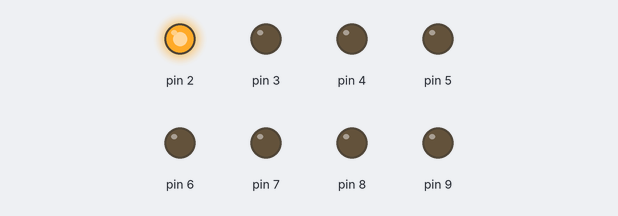
Recording of a sketch running on a simulated Arduino Uno, built with avr-gcc and run on an emulated ATmega328P. Shown: output pins drawn as LEDs (lit = HIGH).

Above: at 0.15 s.
At 0.75 s:
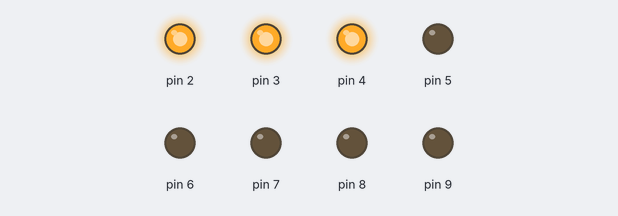
At 1.35 s:
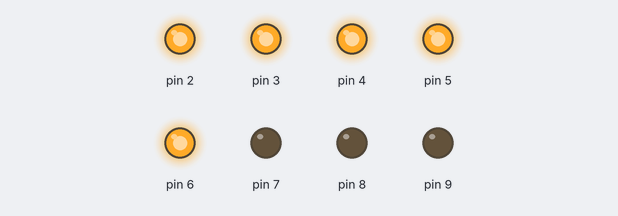
At 2.85 s:
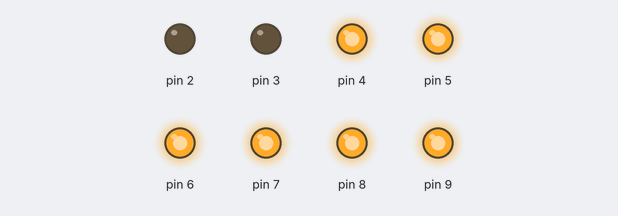
At 4.35 s:
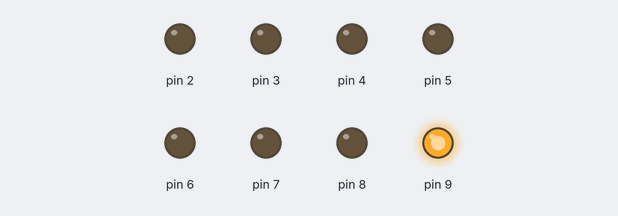
At 5.85 s:
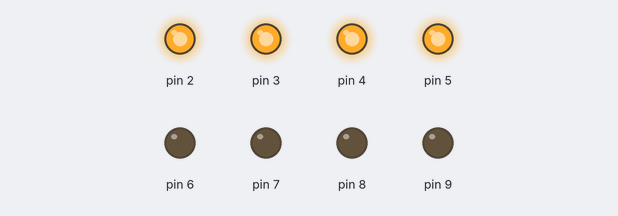
Timing chart, 0 to 6.2 s (numbered marks = the images above):
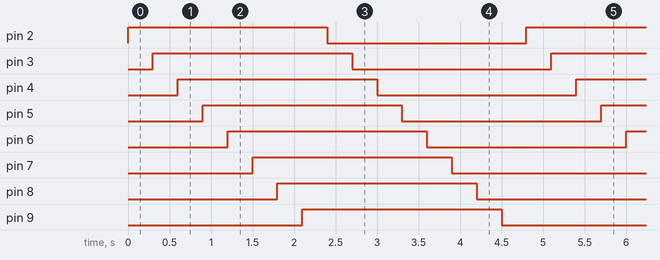

Measured:
- by itself, pin 2–9: alternates HIGH for 2.4 s and LOW for 2.4 s
- by itself, everything shown: repeats every 4.8 s, in 16 steps

The sketch:

11_for.ino
```cpp
void setup() {
  // put your setup code here, to run once:
  for(int i=2; i <= 9; i++){
    pinMode(i, OUTPUT);// delcarando porta como sadida
  }

  for(int i=2; i <= 9; i++){
    digitalWrite(i, LOW);// delcarando leds para inicar desligado
  }
}

void loop() {
  // put your main code here, to run repeatedly:

  for(int i=2; i <= 9; i++){
    digitalWrite(i, HIGH);// ligando os leds
    delay(300);
  }


  for(int i=2; i <= 9; i++){
    digitalWrite(i, LOW);// desligando os leds
    delay(300);
  }

}
```
